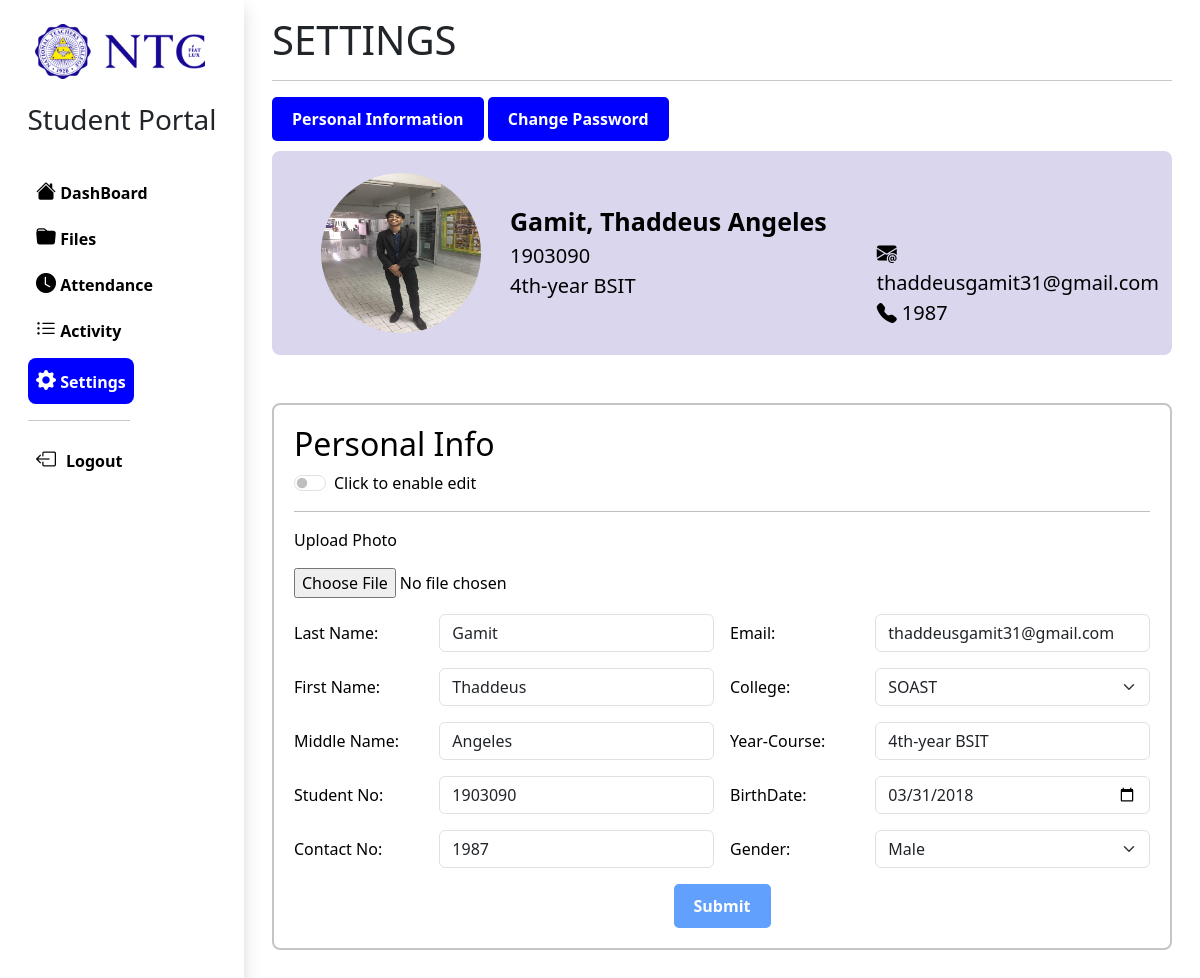
Screenshot of /student/settings.php (signed in) with the database file from the repository.
### tables this page shows
CREATE TABLE `studentinfo` (
  `id` int(225) NOT NULL,
  `studentid` int(50) NOT NULL,
  `image` varchar(225) DEFAULT NULL,
  `lastName` varchar(100) DEFAULT NULL,
  `firstName` varchar(100) DEFAULT NULL,
  `middleName` varchar(100) DEFAULT NULL,
  `contactNum` bigint(225) DEFAULT NULL,
  `email` varchar(100) DEFAULT NULL,
  `college` varchar(100) DEFAULT NULL,
  `yearProg` varchar(100) DEFAULT NULL,
  `birthDate` date DEFAULT NULL,
  `gender` varchar(100) DEFAULT NULL,
  `dateTimeCreated` datetime(6) DEFAULT NULL,
  `dateTimeUpdated` datetime(6) DEFAULT NULL
);

### student/settings.php (the view, shortened to what this page needs)
<?php
$student_id = $_SESSION["username"];
include "../include/connection.php";
?>
<!DOCTYPE html>
<html lang="en">
<head>
    <link href="https://cdn.jsdelivr.net/npm/bootstrap@5.3.2/dist/css/bootstrap.min.css" rel="stylesheet">
    <link rel="stylesheet" href="https://cdn.jsdelivr.net/npm/bootstrap-icons@1.11.3/font/bootstrap-icons.min.css">
    <link rel="stylesheet" href="../src/css/student/studSettingsStyle.css">
</head>
<body>
<div class="container-fluid">
    <div class="row" >
        <div class="col-sm-auto bg-white sticky-top shadow">
            <div class=" d-flex flex-sm-column flex-row flex-nowrap bg-white align-items-center sticky-top">
                <a href="index.php" class="d-block p-3 link-dark text-decoration-none" title="" data-bs-toggle="tooltip" data-bs-placement="right" data-bs-original-title="Icon-only">
                   <img src="../src/images/ntclogo.PNG" class="img-fluid" alt="...">
                </a>
                        <h3>Student Portal</h3>
                        <br>
                <ul class="nav nav-pills nav-flush flex-sm-column flex-row flex-nowrap mb-auto mx-auto justify-content-between w-100 px-3" style = "align-items:start; text-align:left;">
                    <li>
                        <a href="index.php" class="nav-link " title="" data-bs-toggle="tooltip" data-bs-placement="right" data-bs-original-title="Dashboard">
                           <i class="bi bi-house-fill fs-5"></i> DashBoard
                        </a>
                    </li>
                    <li>
                        <a href="files.php" class="nav-link " title="" data-bs-toggle="tooltip" data-bs-placement="right" data-bs-original-title="Student List">
                         <i class="bi bi-folder-fill fs-5"></i> Files
                        </a>
                    </li>
                    <li>
                        <a href="attendance.php" class="nav-link" title="" data-bs-toggle="tooltip" data-bs-placement="right" data-bs-original-title="Announcement">
                           <i class="bi bi-clock-fill fs-5"></i> Attendance
                        </a>
                    </li>
                    <li>
                        <a href="activity.php" class="nav-link" title="" data-bs-toggle="tooltip" data-bs-placement="right" data-bs-original-title="Announcement">
                           <i class="bi bi-list-ul fs-5"></i> Activity
                        </a>
                    </li>
                    <li class="nav-item">
                        <a href="settings.php" class="nav-link" title="" data-bs-toggle="tooltip" data-bs-placement="right" data-bs-original-title="Announcement" name="settings">
                           <i class="bi bi-gear-fill fs-5"></i> Settings
                        </a>
                    </li>
                    <li>
                        <hr>
                        <a href="../include/logout.php" class="nav-link" title="" data-bs-toggle="tooltip" data-bs-placement="right" data-bs-original-title="Announcement">
                           <i class="bi bi-box-arrow-left fs-5" style = "padding-right:10px; "></i>Logout
                        </a>
                    </li>
                </ul>
            </div>
        </div>
    <div class="col-sm p-3 min-vh-100">
         <div class="container-xxl">
            <h1>SETTINGS</h1>
            <hr>
            <a class="btn btn-primary" role="button">Personal Information</a>
            <a class="btn btn-secondary"  class="btn btn-primary" data-bs-toggle="modal" data-bs-target="#staticBackdrop" role="button"> Change Password</a>
            <form action="" method="post" enctype="multipart/form-data" name="form">
            <div class="profile-container ">
                  <?php
                                        $query = "SELECT * FROM `studentinfo` WHERE studentid = '$student_id'";
                                        $run = mysqli_query($conn, $query);
                                        if (mysqli_num_rows($run) > 0) {
                                            foreach ($run as $row) {
                                        ?>
<div class="container text-center">
                    <div class="row justify content-start">
                        <div class="col-3">
                            <img src="./image/<?php echo$row['image'] ?> " class="img-fluid rounded-circle rounded" style="width: 10rem; height:10rem;" alt="...">
                        </div>
                        <div class="col-5">
                            <div class="labels">
                                        <label type="text" name="name" id="inputtext6" ><?php echo $row['lastName']?>, <?php echo $row['firstName']?> <?php echo $row['middleName']?></label><br>
                                        <label type="text" name="studentId" id="inputtext6" ><?php echo $row['studentid']?></label> <br>
                                        <label type="text" name="yearProg" id="inputtext6" ><?php echo $row['yearProg']?></label>
                            </div>
                        </div>
                        <div class="col-4">
                            <div class="labels2">
                                <br>
                                <i class="bi bi-envelope-at-fill"> </i> <label type="text" name="email" id="inputtext6" ><?php echo $row['email']?></label> <br>
                                <i class="bi bi-telephone-fill"> </i>   <label type="text" name="contact_no" id="inputtext6" ><?php echo $row['contactNum']?></label>
                            </div>
                        </div>
                    </div>
                </div>
        </div>
                    <div class="pt-5">
                <div class="analytics-container  mb-5 " >
                        <h2>Personal Info</h2>
                        <div class="form-check form-switch">
            <input class="form-check-input" type="checkbox" role="switch" onchange="document.getElementById('update').disabled = !this.checked;" >
            <label class="form-check-label" for="flexSwitchCheckDefault">Click to enable edit </label>
                        </div>
                        <hr>
                    <div class="row g-3 align-items-center">
                   <label for="file">Upload Photo</label>
                          <input type="file" id="file" name="image" accept="image/png, image/jpg, image/jpeg" />
                            <div class="col-md-2">
                                <label for="inputtext6" class="col-form-label">Last Name: </label>
                            </div>
                            <div class="col-md-4">
                                <input type="text" name="last_name" id="inputtext6" class="form-control" aria-describedby="textHelpInline" value = "<?php echo $row['lastName'] ?>">
                            </div>
                            <div class="col-md-2">
                                <label for="inputtext6" class="col-form-label">Email:</label>
                            </div>
                            <div class="col-md-4">
                                <input type="email" name="email" id="inputtext6" class="form-control" aria-describedby="textHelpInline" value = "<?php echo $row['email'] ?>" >
                            </div>
                            <div class="col-md-2">
                                <label for="inputtext6" class="col-form-label">First Name:</label>
                            </div>
                            <div class="col-md-4">
                                <input type="text" name="first_name" id="inputtext6" class="form-control" aria-describedby="textHelpInline" value = "<?php echo $row['firstName'] ?>">
                            </div>
                            <div class="col-md-2">
                                <label for="inputtext6" class="col-form-label">College:</label>
                            </div>
                            <div class="col-md-4">
                            <select class="form-select" aria-label="Default select example" id="select" name="college">
                                                    <?php if ($row['college'] == 'SOAST') : ?>
                                                        <option value="SOAST">SOAST</option>
                                                    <?php elseif($row['college'] == 'SOB') : ?>
                                                        <option value="SOB">SOB</option>
                                                        <option value="SOAST">SOAST</option>
                                                        <option value="SOTE">SOTE</option>
                                                    <?php else : ?>
                                                        <option value="SOTE">SOTE</option>
                                                        <option value="SOAST">SOAST</option>
                                                        <option value="SOB">SOB</option>
                                                    <?php endif; ?>
                                                </select>
                            </div>
                            <div class="col-md-2">
                                <label for="inputtext6" class="col-form-label">Middle Name:</label>
                            </div>
                            <div class="col-md-4">
                                <input type="text" name="middle_name" id="inputtext6" class="form-control" aria-describedby="textHelpInline" value = "<?php echo $row['middleName'] ?>">
                            </div>
                            <div class="col-md-2">
                                <label for="inputtext6" class="col-form-label">Year-Course:</label>
                            </div>
                            <div class="col-md-4">
                                <input type="text" name="year_course" id="inputtext6" placeholder="4th Year-BSIT" class="form-control" aria-describedby="textHelpInline" value = "<?php echo $row['yearProg'] ?>">
                            </div>
                            <div class="col-md-2">
                                <label for="inputtext6" class="col-form-label">Student No:</label>
                            </div>
                            <div class="col-md-4">
                                <input type="text" id="inputtext6" class="form-control" aria-describedby="textHelpInline" value="<?php echo $student_id ?>" readonly>
                            </div>
                            <div class="col-md-2">
                                <label for="inputtext6" class="col-form-label">BirthDate:</label>
                            </div>
                            <div class="col-md-4">
                                <input type="date" name="birth_date" id="inputtext6" class="form-control" aria-describedby="textHelpInline" value = "<?php echo $row['birthDate'] ?>">
                            </div>
                            <div class="col-md-2">
                                <label for="inputtext6" class="col-form-label">Contact No:</label>
                            </div>
                            <div class="col-md-4">
                                <input type="number" name="contact_no" id="inputtext6" class="form-control" aria-describedby="textHelpInline"value = "<?php echo $row['contactNum'] ?>" >
                            </div>
                            <div class="col-md-2">
                                <label for="inputtext6" class="col-form-label">Gender:</label>
                            </div>
                            <div class="col-md-4">
                            <select class="form-select" aria-label="Default select example" id="select" name="gender">
                                                    <?php if ($row['gender'] == 'Male') : ?>
                                                        <option value="Male">Male</option>
                                                    <?php else : ?>
                                                        <option value="Female">Female</option>
                                                        <option value="Male">Male</option>
                                                    <?php endif; ?>
                                                </select>
                            </div>
                            <div class="text-center "> <input type="submit" class="btn btn-primary" name="submit" value="Submit" id="update" disabled >
                        </div>
                    </div>
                    </form>
                    <?php
                                            }
                                        }
        ?>
         </div>
          </div>
    </div>
</body>
</html>

### src/css/student/studSettingsStyle.css (style rules this page uses)
.nav-link { text-align: center; padding: 8px; text-decoration: none; color: #000; display: block; font-weight: bold; }
.nav-item [name="settings"] { border-radius: 8px; margin-top: 5px; background-color: blue; color: white; }
.btn { padding: 10px 20px; font-size: 16px; font-weight: bold; text-align: center; text-decoration: none; display: inline-block; cursor: pointer; border: none; border-radius: 5px; background-color: blue; color: white; transition: background-color 0.3s; / }
.profile-container { position: relative; top: 10px; background-color: rgba(217, 214, 238); color: black; padding: 20px; border-radius: 8px; border: 2px solid rgb(217, 214, 238); text-align: left; backdrop-filter: 10px; }
.analytics-container { position: relative; top: 30px; background-color: white; color: black; padding: 20px; border-radius: 8px; border: 2px solid rgb(197, 197, 197); text-align: left; backdrop-filter: 10px; }
.analytics-container { top: 10px; }
.btn-primary { cursor: not-allowed; }
.labels { text-align: left; position: relative; top: 30px; left: -10px; font-size: 20px; }
.labels [name="name"] { font-weight: bold; font-size: 25px; }
.labels2 { text-align: left; position: relative; top: 35px; font-size: 20px; }

### rows the page displays
studentinfo: image (picture), lastName "Gamit", firstName "Thaddeus", middleName "Angeles", studentid "1903090", yearProg "4th-year BSIT", email "thaddeusgamit31@gmail.com", contactNum "1987", last_name "Gamit", first_name "Thaddeus", college "SOAST", middle_name "Angeles", year_course "4th-year BSIT", birth_date "03/31/2018", gender "Male"
